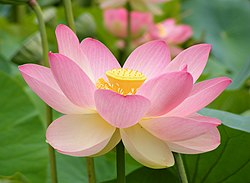
#> input picture hw2/input/lotus.jpg, 250 x 183 px, found by its file name
$ python hw_2_opencv.py
#> lines starting #> are read from the running program, lines starting #| are printed output that depends on the picture
import cv2
import matplotlib.pyplot as plt

def show_img_with_matplotlib(color_img, title, pos):
    """將圖像用matplotlib顯示出來"""
    img_RGB = color_img[:, :, ::-1]
    ax = plt.subplot(1, 2, pos)
    plt.imshow(img_RGB)
    plt.title(title)
    plt.axis('off')

def canny_edge_detection(image_path):
    # 讀取原始圖像
#> called with image_path = '.\\input\\lotus.jpg'
    img = cv2.imread(image_path)
#> img is the input picture: shape (183, 250, 3); mean B, G, R 97.2, 134.1, 144.4

    # 轉換為灰度圖像，Canny邊緣檢測需要灰度圖
    gray_img = cv2.cvtColor(img, cv2.COLOR_BGR2GRAY)
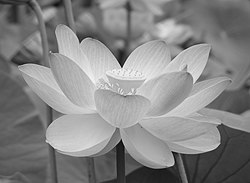
#> gray_img: shape (183, 250); min 3, max 247, mean 133

    # 應用Canny邊緣檢測
    # 第一和第二個參數分別是低閾值和高閾值
    # 第三個參數設定梯度大小的孔徑，默認為3
    edges = cv2.Canny(gray_img, 100, 200, apertureSize=3)
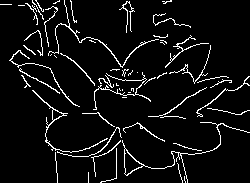
#> edges: shape (183, 250); 6.3% white in thin lines or dots

    plt.figure(figsize=(10, 5))
    cv2.imshow("Original",gray_img)
    cv2.imshow("Canny Edge Detection",edges)
    cv2.waitKey(0)
    cv2.destroyAllWindows()
    # show_img_with_matplotlib(img, "Original Image", 1)
    # show_img_with_matplotlib(cv2.cvtColor(edges, cv2.COLOR_GRAY2BGR), "Edge Detection Result", 2)
    # plt.show()

image_path = '.\input\lotus.jpg'
canny_edge_detection(image_path)

$ run again, with hw2/input/brick.jpg copied over hw2/input/lotus.jpg
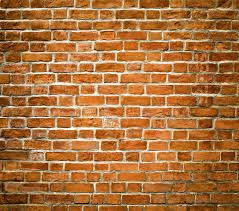
#> input picture hw2/input/brick.jpg, 239 x 211 px, found by its file name
#> in canny_edge_detection, img is the input picture: shape (211, 239, 3); mean B, G, R 62.3, 113.9, 170.7
#> in canny_edge_detection, `gray_img = cv2.cvtColor(img, cv2.COLOR_BGR2GRAY)`:
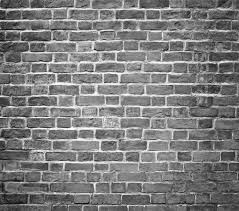
#> gray_img: shape (211, 239); min 7, max 255, mean 125
#> in canny_edge_detection, `edges = cv2.Canny(gray_img, 100, 200, apertureSize=3)`:
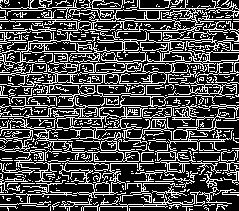
#> edges: shape (211, 239); 28.8% white in thin lines or dots
